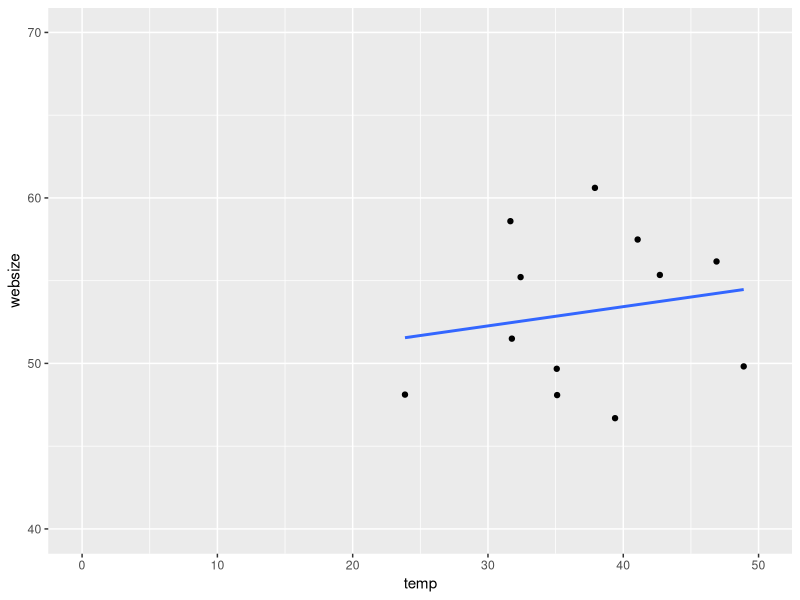
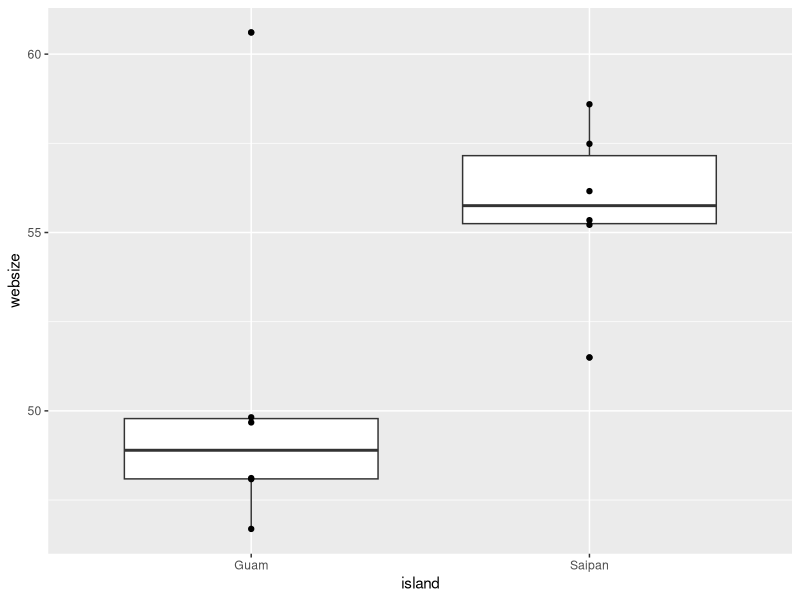
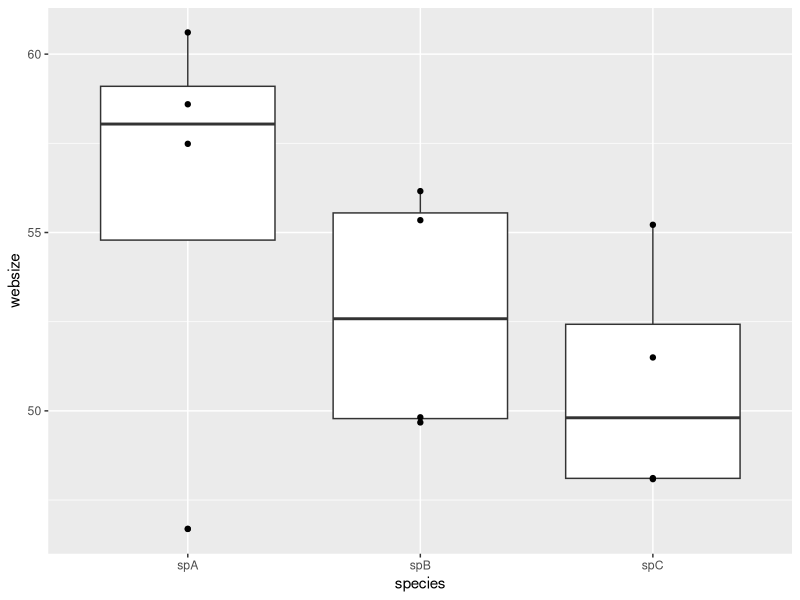
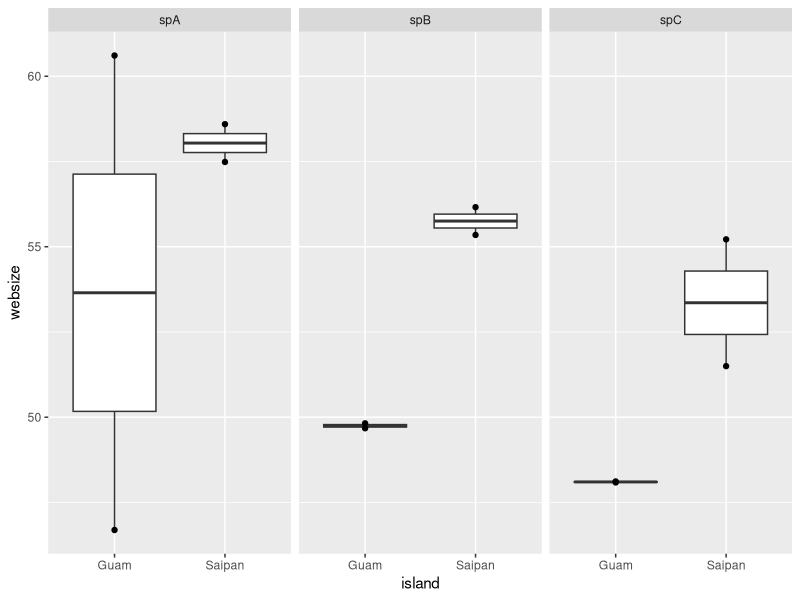

Reproduce these figures in R, in order.
# EEOB590A 
# Learning about model matrices/design matrices ------

library(lme4)
library(tidyverse)

# 1. Create dataset ------
set.seed(14)
spidex <- tibble(
    species = rep(c("spA", "spB", "spC"), each = 4), 
    island = rep(c("Guam", "Saipan"), times = 6), 
    websize = rnorm(12, mean = 50, sd = 5), 
    temp = rnorm(12, mean = 34, sd = 8))

view(spidex)

# 2. Example 1: Linear regression -------

spidmod1 <- lm(websize ~ temp, data = spidex)

model.matrix(spidmod1)

summary(spidmod1)

ggplot(spidex, aes(temp, websize)) +
  geom_point() + 
  geom_smooth(method = "lm", se = FALSE) +
  xlim(0,50) +
  ylim(40,70)

# 3. Example 2: T-test ---------

spidmod2 <- lm(websize ~ island, data = spidex)

model.matrix(spidmod2)

summary(spidmod2)

ggplot(spidex, aes(island, websize)) +
  geom_boxplot()+
  geom_point()

# 4. Example 3: Anova ----------

spidmod3 <- lm(websize ~ species, data = spidex)

model.matrix(spidmod3)

summary(spidmod3)

ggplot(spidex, aes(species, websize)) +
  geom_boxplot()+
  geom_point()

# 5. Example 4: Two-way anova with interaction ---------

spidmod4 <- lm(websize ~ island * species, data = spidex)

model.matrix(spidmod4)

summary(spidmod4)

ggplot(spidex, aes(island, websize)) +
  geom_boxplot() +
  geom_point() +
  facet_grid(.~species)

# 6. Example 5: Linear mixed effects ------------

spidmod5 <- lmer(websize ~ island + (1|species), data = spidex)

model.matrix(spidmod5)

summary(spidmod5)
confint(spidmod5)

